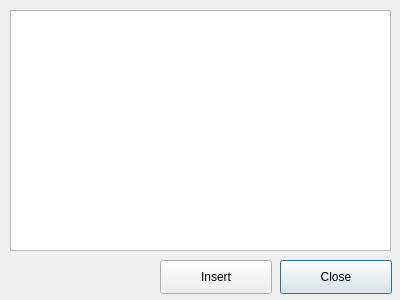
<?xml version="1.0" encoding="UTF-8"?>
<ui version="4.0">
 <class>InsertTagDialog</class>
 <widget class="QDialog" name="InsertTagDialog">
  <property name="geometry">
   <rect>
    <x>0</x>
    <y>0</y>
    <width>400</width>
    <height>300</height>
   </rect>
  </property>
  <property name="windowTitle">
   <string>Insert Tag</string>
  </property>
  <widget class="QListWidget" name="listWidget">
   <property name="geometry">
    <rect>
     <x>10</x>
     <y>10</y>
     <width>381</width>
     <height>241</height>
    </rect>
   </property>
  </widget>
  <widget class="QPushButton" name="closeButton">
   <property name="geometry">
    <rect>
     <x>280</x>
     <y>260</y>
     <width>112</width>
     <height>34</height>
    </rect>
   </property>
   <property name="text">
    <string>Close</string>
   </property>
  </widget>
  <widget class="QPushButton" name="insertButton">
   <property name="geometry">
    <rect>
     <x>160</x>
     <y>260</y>
     <width>112</width>
     <height>34</height>
    </rect>
   </property>
   <property name="text">
    <string>Insert</string>
   </property>
  </widget>
 </widget>
 <resources/>
 <connections/>
</ui>
